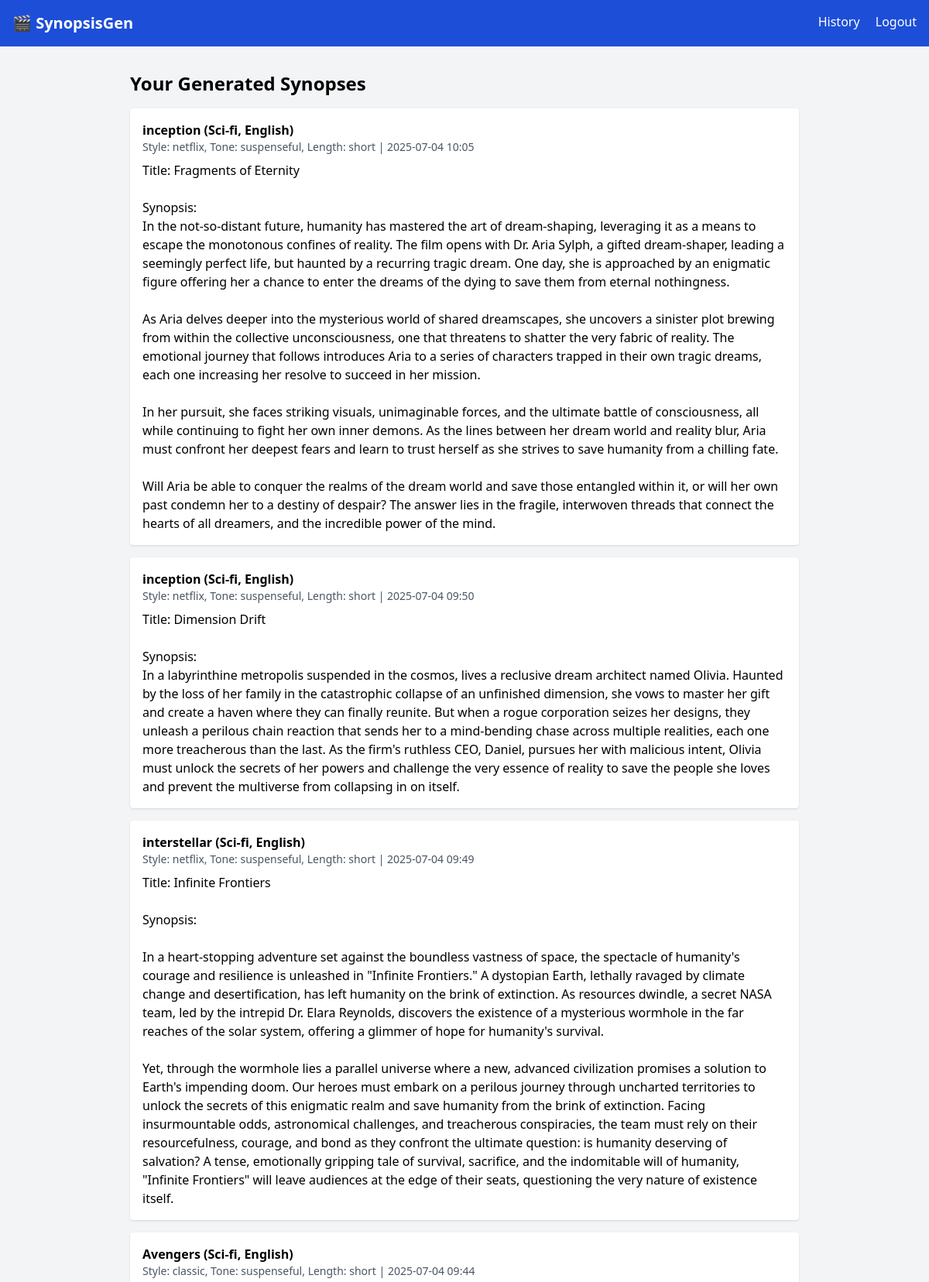
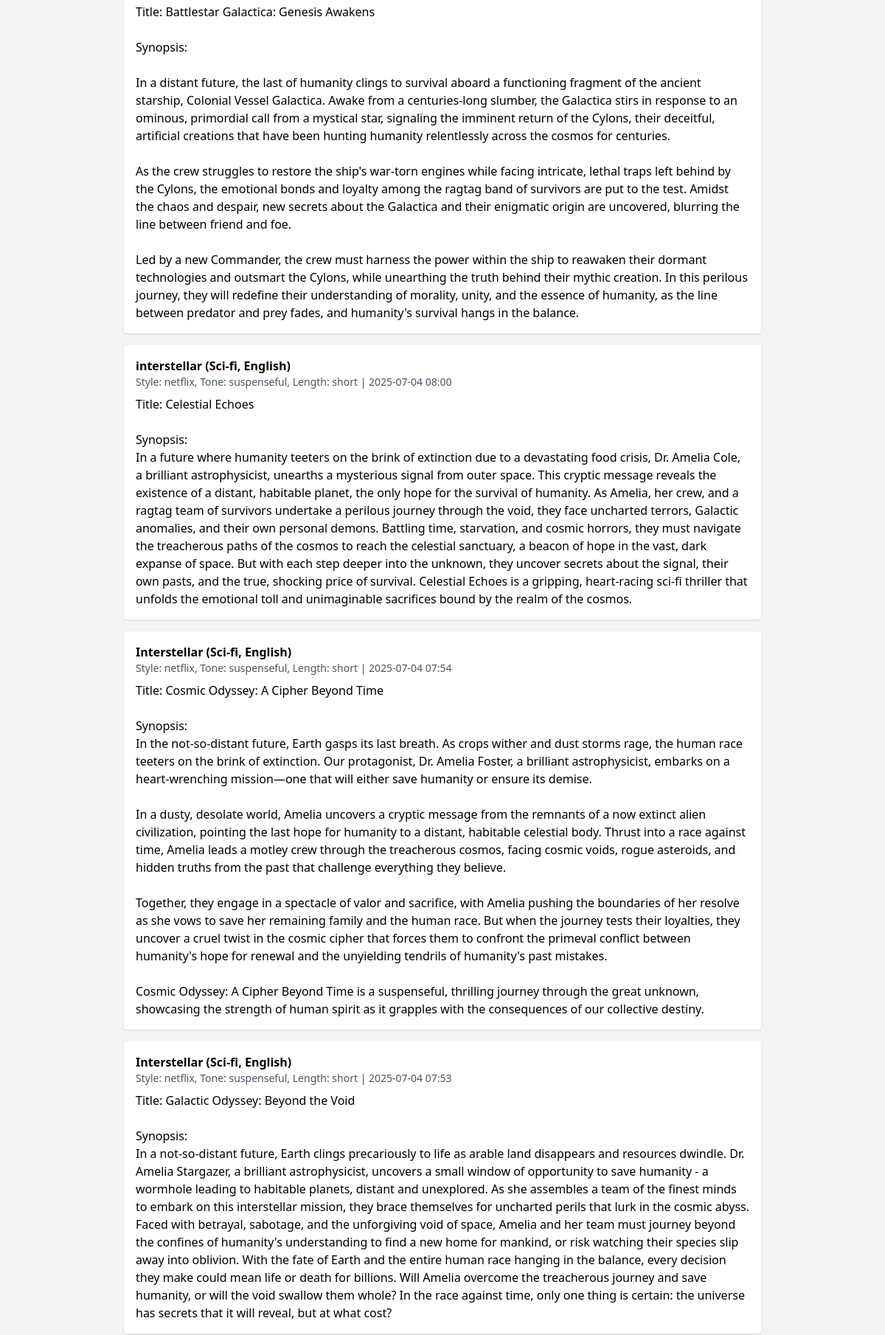
The page /history (signed in, upper part) on the database its author committed (2 pictures, top to bottom).
### app/models.py (models this page shows)
class Synopsis(db.Model):
    id = db.Column(db.Integer, primary_key=True)
    title = db.Column(db.String(150), nullable=False)
    genre = db.Column(db.String(100))
    style = db.Column(db.String(50))
    tone = db.Column(db.String(50))
    length = db.Column(db.String(20))
    language = db.Column(db.String(30))
    content = db.Column(db.Text, nullable=False)
    created_at = db.Column(db.DateTime, default=datetime.utcnow)
    user_id = db.Column(db.Integer, db.ForeignKey('user.id'), nullable=False)

### app/routes.py (the view)
@main.route('/history')
@login_required
def history():
    synopses = Synopsis.query.filter_by(user_id=current_user.id).order_by(Synopsis.created_at.desc()).all()
    return render_template('history.html', synopses=synopses)

### app/__init__.py (called while the page is built)
def create_app():
    app = Flask(__name__)
    app.config['SECRET_KEY'] = os.environ.get('SECRET_KEY', 'devsecret')
    app.config['SQLALCHEMY_DATABASE_URI'] = 'sqlite:///../database/app.db'
    app.config['SQLALCHEMY_TRACK_MODIFICATIONS'] = False
    db.init_app(app)
    login_manager.init_app(app)
    bcrypt.init_app(app)
    from app.models import User  # 👈 Required for user_loader
    @login_manager.user_loader
    def load_user(user_id):
        return User.query.get(int(user_id))
    login_manager.login_view = 'auth_bp.login'
    from app.routes import main
    from app.auth import auth_bp
    app.register_blueprint(main)
    app.register_blueprint(auth_bp)
    return app

### app/templates/history.html (shortened to what this page needs)
{% extends 'layout.html' %}
{% block content %}
<h2 class="text-2xl font-bold mb-4">Your Generated Synopses</h2>
{% if synopses %}
  <ul class="space-y-4">
    {% for s in synopses %}
      <li class="bg-white p-4 rounded shadow">
        <h3 class="font-semibold">{{ s.title }} ({{ s.genre }}, {{ s.language }})</h3>
        <p class="text-sm text-gray-600">Style: {{ s.style }}, Tone: {{ s.tone }}, Length: {{ s.length }} | {{ s.created_at.strftime('%Y-%m-%d %H:%M') }}</p>
        <p class="mt-2 whitespace-pre-wrap">{{ s.content }}</p>
      </li>
    {% endfor %}
  </ul>
{% else %}
  <p>No synopses found.</p>
{% endif %}
{% endblock %}

### app/templates/layout.html (shortened to what this page needs)
<!DOCTYPE html>
<html lang="en">
<head>
  <script src="https://cdn.tailwindcss.com"></script>
</head>
<body class="bg-gray-100 font-sans">
  <nav class="bg-blue-700 text-white p-4 flex justify-between">
    <h1 class="text-xl font-bold">🎬 SynopsisGen</h1>
    <div>
      {% if current_user.is_authenticated %}
        <a href="{{ url_for('main.history') }}" class="mr-4 hover:underline">History</a>
        <a href="{{ url_for('auth_bp.logout') }}" class="hover:underline">Logout</a>
      {% else %}
        <a href="{{ url_for('auth_bp.login') }}" class="mr-4 hover:underline">Login</a>
        <a href="{{ url_for('auth_bp.register') }}" class="hover:underline">Register</a>
      {% endif %}
    </div>
  </nav>
  <div class="max-w-4xl mx-auto py-8 px-4">
    {% block content %}{% endblock %}
  </div>
</body>
</html>

### rows shown on the page
Synopsis: title "inception", genre "Sci-fi", language "English", style "netflix", tone "suspenseful", length "short", created_at "2025-07-04 10:05", content "Title: Fragments of Eternity Synopsis: In the not-so-distant future, humanity has mastered the art of dream-shaping, leveraging it as a means to escape the monotonous confines of reality. The film opens with Dr. Aria Sylph, a gifted dream-shaper, leading a seemingly perfect life, but haunted by a recurring tragic dream. One day, she is approached by an enigmatic figure offering her a chance to enter the dreams of the dying to save them from eternal nothingness. As Aria delves deeper into the mysterious world of shared dreamscapes, she uncovers a sinister plot brewing from within the collective unconsciousness, one that threatens to shatter the very fabric of reality. The emotional journey…"
Synopsis: title "inception", genre "Sci-fi", language "English", style "netflix", tone "suspenseful", length "short", created_at "2025-07-04 09:50", content "Title: Dimension Drift Synopsis: In a labyrinthine metropolis suspended in the cosmos, lives a reclusive dream architect named Olivia. Haunted by the loss of her family in the catastrophic collapse of an unfinished dimension, she vows to master her gift and create a haven where they can finally reunite. But when a rogue corporation seizes her designs, they unleash a perilous chain reaction that sends her to a mind-bending chase across multiple realities, each one more treacherous than the last. As the firm's ruthless CEO, Daniel, pursues her with malicious intent, Olivia must unlock the secrets of her powers and challenge the very essence of reality to save the people she loves and prevent…"
Synopsis: title "interstellar", genre "Sci-fi", language "English", style "netflix", tone "suspenseful", length "short", created_at "2025-07-04 09:49", content "Title: Infinite Frontiers Synopsis: In a heart-stopping adventure set against the boundless vastness of space, the spectacle of humanity's courage and resilience is unleashed in \"Infinite Frontiers.\" A dystopian Earth, lethally ravaged by climate change and desertification, has left humanity on the brink of extinction. As resources dwindle, a secret NASA team, led by the intrepid Dr. Elara Reynolds, discovers the existence of a mysterious wormhole in the far reaches of the solar system, offering a glimmer of hope for humanity's survival. Yet, through the wormhole lies a parallel universe where a new, advanced civilization promises a solution to Earth's impending doom. Our heroes must embark…"
Synopsis: title "Avengers", genre "Sci-fi", language "English", style "classic", tone "suspenseful", length "short", created_at "2025-07-04 09:44", content "Title: Battlestar Galactica: Genesis Awakens Synopsis: In a distant future, the last of humanity clings to survival aboard a functioning fragment of the ancient starship, Colonial Vessel Galactica. Awake from a centuries-long slumber, the Galactica stirs in response to an ominous, primordial call from a mystical star, signaling the imminent return of the Cylons, their deceitful, artificial creations that have been hunting humanity relentlessly across the cosmos for centuries. As the crew struggles to restore the ship's war-torn engines while facing intricate, lethal traps left behind by the Cylons, the emotional bonds and loyalty among the ragtag band of survivors are put to the test.…"
Synopsis: title "interstellar", genre "Sci-fi", language "English", style "netflix", tone "suspenseful", length "short", created_at "2025-07-04 08:00", content "Title: Celestial Echoes Synopsis: In a future where humanity teeters on the brink of extinction due to a devastating food crisis, Dr. Amelia Cole, a brilliant astrophysicist, unearths a mysterious signal from outer space. This cryptic message reveals the existence of a distant, habitable planet, the only hope for the survival of humanity. As Amelia, her crew, and a ragtag team of survivors undertake a perilous journey through the void, they face uncharted terrors, Galactic anomalies, and their own personal demons. Battling time, starvation, and cosmic horrors, they must navigate the treacherous paths of the cosmos to reach the celestial sanctuary, a beacon of hope in the vast, dark expanse…"
Synopsis: title "Interstellar", genre "Sci-fi", language "English", style "netflix", tone "suspenseful", length "short", created_at "2025-07-04 07:54", content "Title: Cosmic Odyssey: A Cipher Beyond Time Synopsis: In the not-so-distant future, Earth gasps its last breath. As crops wither and dust storms rage, the human race teeters on the brink of extinction. Our protagonist, Dr. Amelia Foster, a brilliant astrophysicist, embarks on a heart-wrenching mission—one that will either save humanity or ensure its demise. In a dusty, desolate world, Amelia uncovers a cryptic message from the remnants of a now extinct alien civilization, pointing the last hope for humanity to a distant, habitable celestial body. Thrust into a race against time, Amelia leads a motley crew through the treacherous cosmos, facing cosmic voids, rogue asteroids, and hidden…"
Synopsis: title "Interstellar", genre "Sci-fi", language "English", style "netflix", tone "suspenseful", length "short", created_at "2025-07-04 07:53", content "Title: Galactic Odyssey: Beyond the Void Synopsis: In a not-so-distant future, Earth clings precariously to life as arable land disappears and resources dwindle. Dr. Amelia Stargazer, a brilliant astrophysicist, uncovers a small window of opportunity to save humanity - a wormhole leading to habitable planets, distant and unexplored. As she assembles a team of the finest minds to embark on this interstellar mission, they brace themselves for uncharted perils that lurk in the cosmic abyss. Faced with betrayal, sabotage, and the unforgiving void of space, Amelia and her team must journey beyond the confines of humanity's understanding to find a new home for mankind, or risk watching their…"
